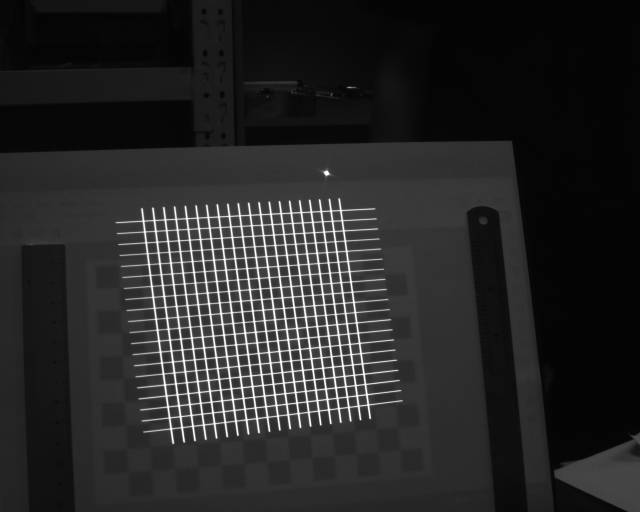
//> input picture Data/20210528b/light/l1.bmp, 1280 x 1024 px (shown at 1/2 size)
$ ./main   (built with g++ and OpenCV 4)
//> lines starting //> are read from the running program, lines starting //| are printed output that depends on the picture; after the words box and inside, x2 and y2 are one past the last pixel; in counts of white or black regions, pixels touching at a corner belong together
### ParallelThinning/Thinning.h
#pragma once
#include <iostream>
#include <vector>
#include <algorithm>
#include <opencv2/opencv.hpp>
#include "opencv2/core.hpp"
#include "opencv2/imgproc.hpp"
#include "opencv2/highgui.hpp"

using namespace cv;
using std::endl;
using std::cout;

struct LineData
{
	std::vector<Point> m_points; // 光条上各个特征点
	int m_label; // 光条的标号
	float m_k; // 光条斜率
	float m_b; //光条截距

	LineData();
	LineData(std::vector<Point> points, int label, float k, float b);
};

Mat drawCornerOnImage(Mat image, const Mat& binary);
Mat thinImage(const cv::Mat& src, const int maxIterations = -1);
void filterOver(cv::Mat thinSrc);
std::vector<cv::KeyPoint> getPoints(const cv::Mat& thinSrc, unsigned int raudis = 4, unsigned int thresholdMax = 6, unsigned int thresholdMin = 4);
std::vector<cv::KeyPoint> getKeyPoints(std::vector<cv::KeyPoint> InputKeyPoints, int radius = 10);
std::vector<Point> getLineAllPoint(Point2d p1, Point2d p2);
float getK(Mat src, std::vector<Vec4i> linesP, int threshold, int mimLineLength, int maxLineGap);

bool fitPoints(LineData& pts);

bool cmp(const Point& a, const Point& b);
std::vector<LineData> getLineData(std::vector<KeyPoint>keyPoints, float k);

### ParallelThinning/main.cpp
#include <iostream>
#include <fstream>
#include <filesystem>
#include <algorithm>
#include <opencv2/opencv.hpp>
#include <opencv2/core.hpp>
#include <opencv2/imgproc.hpp>
#include "Thinning.h"

using namespace cv;
using std::endl;
using std::cout;

int main(int argc, char** argv)
{
	double time1 = static_cast<double>(getTickCount());

	Mat src = imread("E:\\课程资料\\毕设\\Program\\Graduation_Project\\Data\\0.5mm\\light\\l1.bmp", CV_8UC1);
//> src is the input picture: 1024 rows x 1280 cols, CV_8UC1; min 2, max 255, mean 39.5
	medianBlur(src, src, 3);

	Mat topHatImage;
	Mat element = getStructuringElement(MORPH_ELLIPSE, Size(15, 15));
	morphologyEx(src, topHatImage, MORPH_TOPHAT, element);
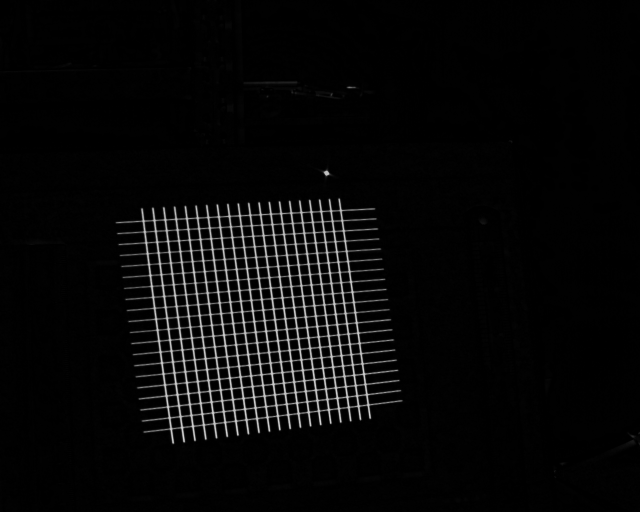
//> topHatImage: 1024 rows x 1280 cols, CV_8UC1 (shown at 1/2 size); min 0, max 211, mean 8.3
	for (size_t i = 0; i < topHatImage.rows; i++)
	{
		for (size_t j = 0; j < topHatImage.cols; j++)
		{
			if (topHatImage.at<uchar>(i, j) < 5)
			{
				topHatImage.at<uchar>(i, j) = 0;
			}
		}
	}
	//自适应二值化
	Mat dst;
	adaptiveThreshold(topHatImage, dst, 255, ADAPTIVE_THRESH_MEAN_C, THRESH_BINARY, 9, 0);
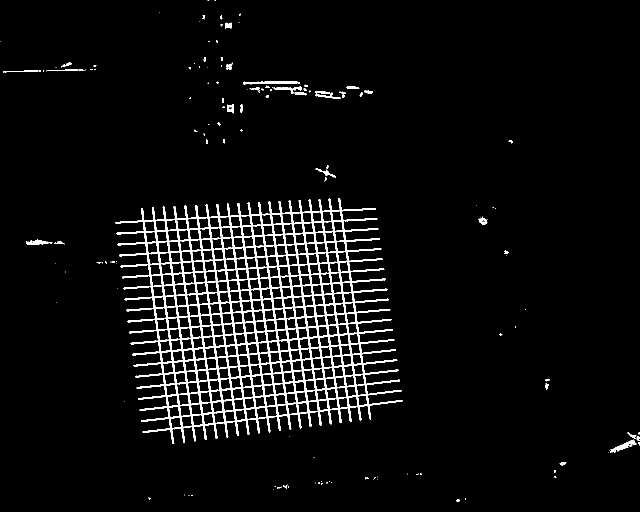
//> dst: 1024 rows x 1280 cols, CV_8UC1 (shown at 1/2 size); 4.9% white; 150 white regions (103 under 20 px), largest, box (x1, y1, x2, y2) and area: (230, 396, 806, 888) 59640, (486, 162, 595, 169) 466, (1220, 879, 1273, 906) 426

	//// 对图像进行开操作，断开狭窄的间断和消除细的突出物
	Mat element2 = getStructuringElement(MORPH_RECT, Size(3, 3));
	////// 对img_binary膨胀，方便后面对灰度光条区域进行提取
	morphologyEx(dst, dst, MORPH_CLOSE, element2);
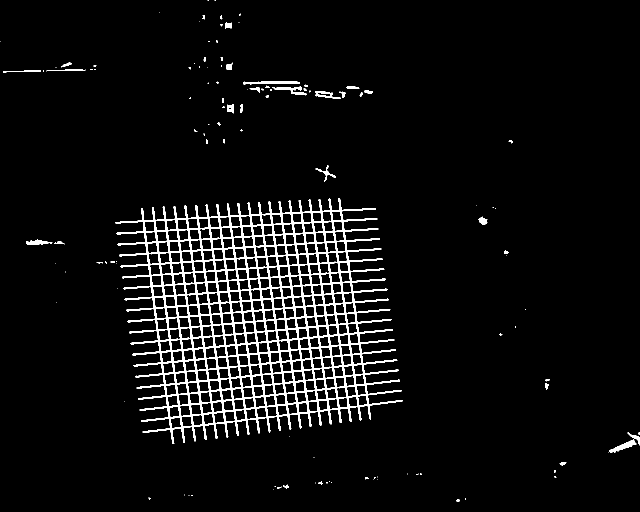
//> dst: 1024 rows x 1280 cols, CV_8UC1 (shown at 1/2 size); 5% white; 115 white regions (69 under 20 px), largest, box (x1, y1, x2, y2) and area: (230, 396, 806, 888) 60559, (1217, 879, 1273, 906) 494, (486, 162, 600, 169) 484

	Mat labels, stats, centroids;
	int i;
	size_t nccomps = connectedComponentsWithStats(dst, labels, stats, centroids);
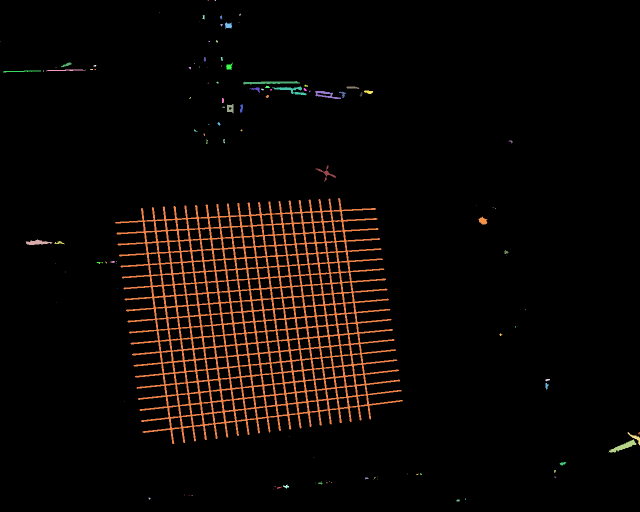
//> labels: 1024 rows x 1280 cols, CV_32SC1 (shown at 1/2 size); 116 distinct labels, from 0 to 115; one colour per label, 0 black
//> stats = 116 rows, first 6: [0, 0, 1280, 1024, 1245074], [415, 0, 3, 2, 4], [429, 0, 3, 2, 5], [319, 24, 1, 1, 1], [479, 27, 3, 5, 9], [405, 30, 5, 9, 27]; centroids = 116 pairs, first value 0 to 1277.8, second value 0.25 to 1000.6; nccomps = 116
	cout << "Total Connected Components Detected: " << nccomps << endl;
//| Total Connected Components Detected: 116

	std::vector<uchar> colors(nccomps + 1);
	colors[0] = (uchar)0; // background pixels remain black.
	for (i = 1; i < nccomps; i++)
	{
		//cout << "连通域大小" << stats.at<int>(i, cv::CC_STAT_AREA) << endl;
		colors[i] = (uchar)255;

		if (stats.at<int>(i, cv::CC_STAT_AREA) < 30000)
		{
			colors[i] = (uchar)0; // small regions are painted with black too.
		}
	}
//> this loop made 115 passes
	Mat img_binary = Mat::zeros(dst.size(), CV_8UC1);
	for (int y = 0; y < img_binary.rows; y++)
	{
		for (int x = 0; x < img_binary.cols; x++)
		{
			int label = labels.at<int>(y, x);
			CV_Assert(0 <= label && label <= nccomps);
			img_binary.at<uchar>(y, x) = colors[label];
		}
	}
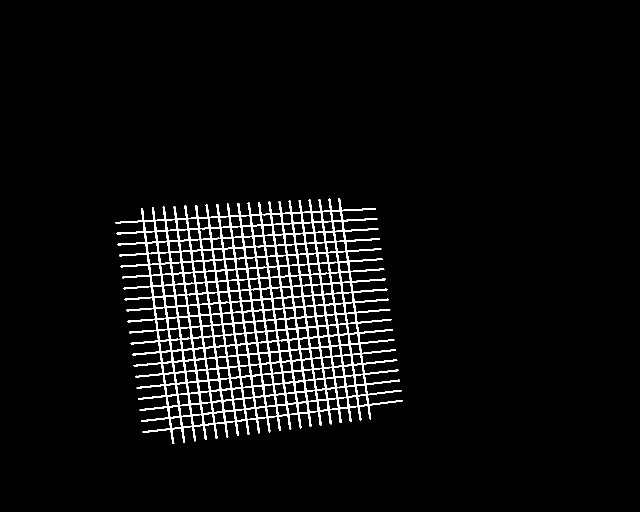
//> img_binary: 1024 rows x 1280 cols, CV_8UC1 (shown at 1/2 size); 4.6% white; 1 white region, box (x1, y1, x2, y2) and area: (230, 396, 806, 888) 60559

	// 对图像进行开操作，断开狭窄的间断和消除细的突出物
	Mat element3 = getStructuringElement(MORPH_RECT, Size(5, 5));
	//// 对img_binary膨胀，方便后面对灰度光条区域进行提取
	morphologyEx(img_binary, img_binary, MORPH_CLOSE, element3);
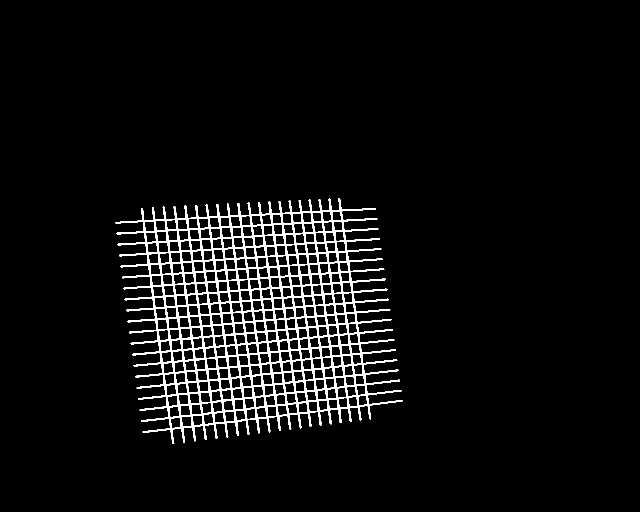
//> img_binary: 1024 rows x 1280 cols, CV_8UC1 (shown at 1/2 size); 4.8% white; 1 white region, box (x1, y1, x2, y2) and area: (230, 396, 806, 888) 62898

	/*mask(r1).setTo(255);
	Mat maskSrc;
	src.copyTo(maskSrc, mask);*/

	dst = img_binary / 255;
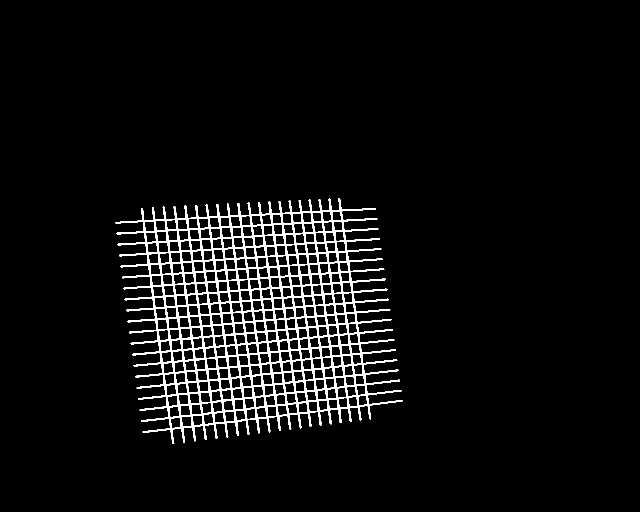
//> dst: 1024 rows x 1280 cols, CV_8UC1 (shown at 1/2 size); values 0 (black) and 1 (white), 4.8% white; 1 white region, box (x1, y1, x2, y2) and area: (230, 396, 806, 888) 62898

	Mat thinsrc;
//> (the run ends here: the program needs code that is not available in this run, at `cvThin(dst, thinsrc, 5);`)

$ run again, with Data/20210528b/light/l101.bmp copied over Data/20210528b/light/l1.bmp
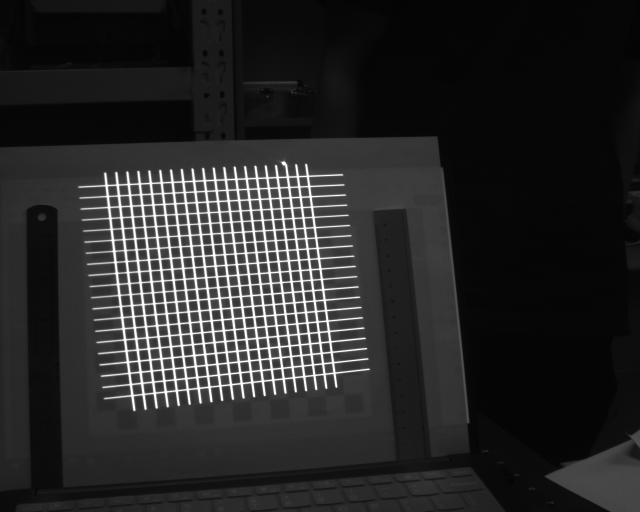
//> input picture Data/20210528b/light/l101.bmp, 1280 x 1024 px (shown at 1/2 size)
//> src is the input picture: 1024 rows x 1280 cols, CV_8UC1; min 3, max 255, mean 40.4
//> `size_t nccomps = connectedComponentsWithStats(dst, labels, stats, cent..`:
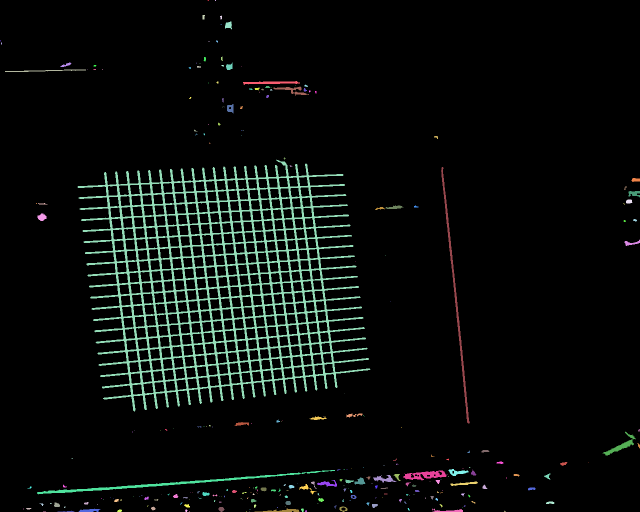
//> labels: 1024 rows x 1280 cols, CV_32SC1 (shown at 1/2 size); 272 distinct labels, from 0 to 271; one colour per label, 0 black
//> stats = 272 rows, first 6: [0, 0, 1280, 1024, 1224162], [415, 0, 3, 2, 4], [430, 0, 2, 2, 4], [405, 30, 5, 9, 38], [440, 31, 4, 8, 23], [450, 43, 14, 16, 154]; centroids = 272 pairs, first value 0 to 1277.7, second value 0.25 to 1023; nccomps = 272
//| Total Connected Components Detected: 272
//> `dst = img_binary / 255;`:
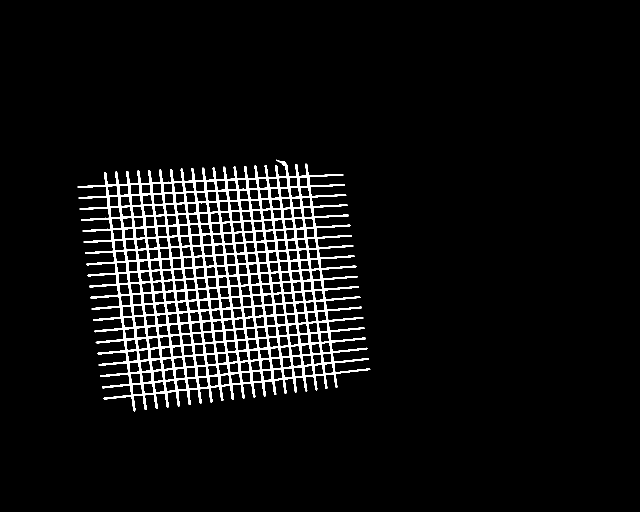
//> dst: 1024 rows x 1280 cols, CV_8UC1 (shown at 1/2 size); values 0 (black) and 1 (white), 5.6% white; 1 white region, box (x1, y1, x2, y2) and area: (155, 319, 741, 823) 73058
